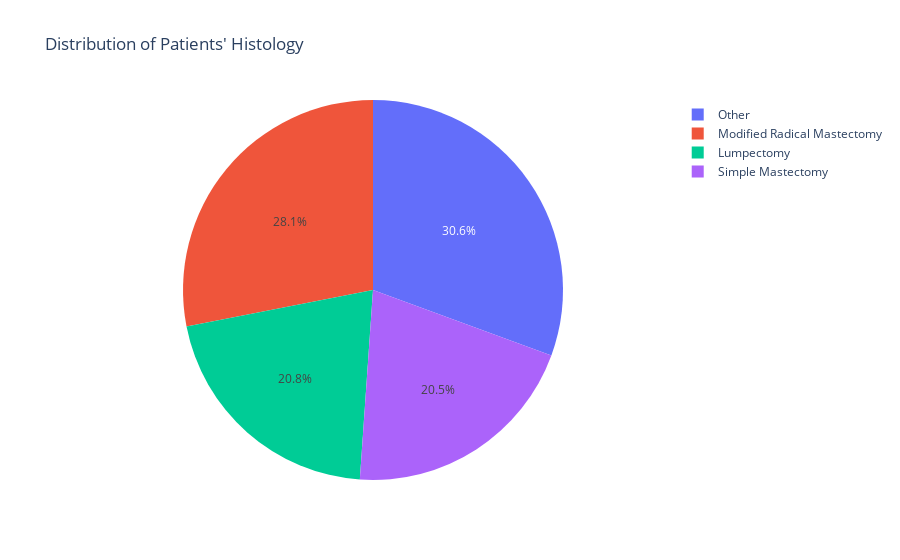

Notebook source saved alongside this figure:
### Code cell
# a pie chart
surgery = df1.Surgery_type.value_counts()
name = surgery.index
value = surgery.values

figure = px.pie(df1, values= value, names= name, hole= 0, title= "Distribution of Patients' Histology")
figure.show()

### Figure 1 — Plotly figure (JSON) as saved in the notebook; plotly's stock layout.template omitted (floating-point values rounded to 4 significant figures)
{"data": [{"domain": {"x": [0, 1], "y": [0, 1]}, "hole": 0, "hovertemplate": "label=%{label}<br>value=%{value}<extra></extra>", "labels": ["Other", "Modified Radical Mastectomy", "Lumpectomy", "Simple Mastectomy"], "legendgroup": "", "name": "", "showlegend": true, "type": "pie", "values": [97, 89, 66, 65]}], "layout": {"legend": {"tracegroupgap": 0}, "title": {"text": "Distribution of Patients' Histology"}}}
